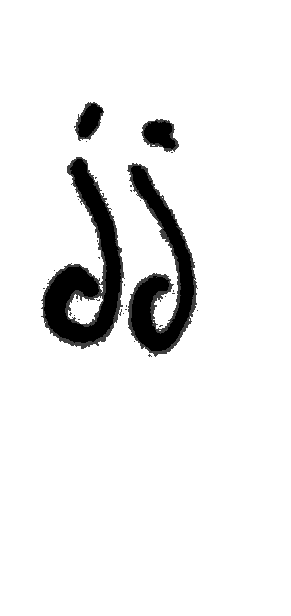
#> input picture datacentric_competition_v2/data/train/ii/ab38bd5e-ce5d-11eb-b317-38f9d35ea60f.png, 291 x 616 px
$ python train_batch_augmentation.py
#> lines starting #> are read from the running program, lines starting #| are printed output that depends on the picture; after the words box and inside, x2 and y2 are one past the last pixel; in counts of white or black regions, pixels touching at a corner belong together
from glob import glob
import os
import cv2
import numpy as np
import matplotlib.pyplot as plt
import tensorflow as tf
from random import shuffle


class BatchAugmentation:
    """ do batch augmentation on data-centric dataset """

    def __init__(self, parent_dir):
        self.parent_dir = parent_dir
        self.src_images, self.src_images_i, self.src_images_iv, self.src_images_vi, self.src_images_x = self._set_up()

    def _set_up(self):
        train_path = os.path.join(self.parent_dir, 'train')
        src_images = glob(os.path.join(train_path, '*', '*f.png'))
        src_images_i = glob(os.path.join(train_path, 'i', '*f.png'))
        src_images_iv = glob(os.path.join(train_path, 'iv', '*f.png'))
        src_images_vi = glob(os.path.join(train_path, 'vi', '*f.png'))
        src_images_x = glob(os.path.join(train_path, 'x', '*f.png'))
        return src_images, src_images_i, src_images_iv, src_images_vi, src_images_x

    def __call__(self, *args, **kwargs):
        shuffle(self.src_images)
        img_count = len(self.src_images)
        list(map(self.augment_invert, self.src_images[: int(4/5 * img_count)]))
#> in augment_invert, img_ is the input picture: shape (616, 291); min 0, max 255, mean 235.9
#> in augment_invert, `img_aug = 255 - img_`:
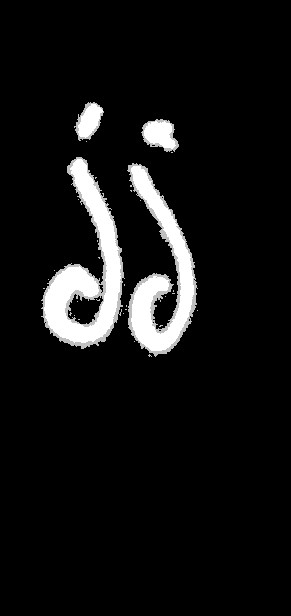
#> img_aug: shape (616, 291); min 0, max 255, mean 19.1
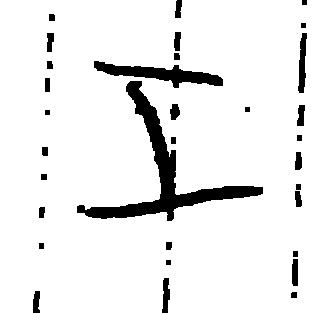
#> input picture datacentric_competition_v2/data/train/i/abc62d74-ce5d-11eb-b317-38f9d35ea60f.png, 330 x 313 px
#> in augment_invert (call 2), `img_ = cv2.imread(src_img, cv2.IMREAD_GRAYSCALE)`: img_: shape (313, 330); values 64 (black) and 255 (white), 92.4% white; 32 black regions, largest, box (x1, y1, x2, y2) and area: (77, 81, 263, 221) 4123, (94, 61, 223, 88) 1430, (298, 33, 307, 93) 352
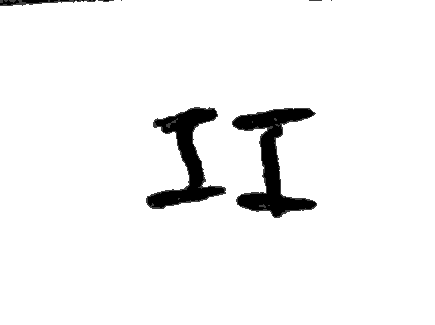
#> input picture datacentric_competition_v2/data/train/ii/ab304dcc-ce5d-11eb-b317-38f9d35ea60f.png, 435 x 325 px
#> in augment_invert, img_ is the input picture: shape (325, 435); min 0, max 255, mean 243.1
#> in augment_invert (call 3), `img_aug = 255 - img_`:
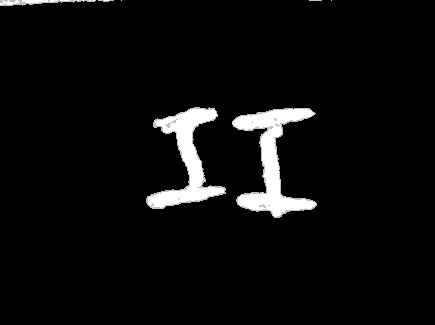
#> img_aug: shape (325, 435); min 0, max 255, mean 11.9
        list(map(self.augment_rotate, self.src_images[:]))
        list(map(self.augment_mor, self.src_images))

        shuffle(self.src_images_i)
        shuffle(self.src_images_iv)
        shuffle(self.src_images_vi)
        img_i_count = len(self.src_images_i)
        img_iv_count = len(self.src_images_iv)
        img_vi_count = len(self.src_images_vi)

        list(map(self.augment_i_enrich_ii, self.src_images_i[: int(img_i_count)]))
        list(map(self.augment_i_enrich_iii, self.src_images_i[: int(img_i_count)]))
        list(map(self.augment_iv_enrich_vi, self.src_images_iv))
        list(map(self.augment_vi_enrich_iv, self.src_images_vi))
        list(map(self.augment_x, self.src_images_x))
        # list(map(self.augment_edge, self.src_images[int(img_count * 2 / 3):])) # no good result
        pass

    @staticmethod
    def augment_rotate(src_img):
        print(f'prcessing -> {src_img}')
        aug_method = "rotation"
        img_ = cv2.imread(src_img, cv2.IMREAD_GRAYSCALE)
        rotate_degree = np.random.randint(5, 45)
        rotate_flag = np.random.randint(2)

        def rotate_image(image, angle):
            image_center = tuple(np.array(image.shape[1::-1]) / 2)
            rot_mat = cv2.getRotationMatrix2D(image_center, angle, 1.0)
            result = cv2.warpAffine(image, rot_mat, image.shape[1::-1], flags=cv2.INTER_LINEAR)
            return result

        img_aug = rotate_image(img_, rotate_degree if rotate_flag == 0 else 360 - rotate_degree)
        img_name = os.path.basename(src_img)
        tar_img_name = img_name.split('.')[0] + f"_{aug_method}.png"
        tar_img_path = os.path.join(os.path.dirname(src_img), tar_img_name)
        if not os.path.exists(tar_img_path):
            cv2.imwrite(tar_img_path, img_aug)

    @staticmethod
    def augment_invert(src_img):
        print(f'prcessing -> {src_img}')
        aug_method = "invert"
        img_ = cv2.imread(src_img, cv2.IMREAD_GRAYSCALE)
        # run the augmentation
        img_aug = 255 - img_
        # img_aug = BatchAugmentation.convert(img_aug)

        img_name = os.path.basename(src_img)
        tar_img_name = img_name.split('.')[0] + f"_{aug_method}.png"
        tar_img_path = os.path.join(os.path.dirname(src_img), tar_img_name)
        if not os.path.exists(tar_img_path):
            cv2.imwrite(tar_img_path, img_aug)

    @staticmethod
    def augment_mor(src_img):
        print(f'prcessing -> {src_img}')
        aug_method = "morphological"
        img_ = cv2.imread(src_img, cv2.IMREAD_GRAYSCALE)

        # run the augmentation
        img_aug = 255 - cv2.dilate(255 - img_, kernel=np.ones((3, 3), dtype=np.int8), iterations=3)
        # img_aug = BatchAugmentation.convert(img_aug)

        img_name = os.path.basename(src_img)
        tar_img_name = img_name.split('.')[0] + f"_{aug_method}.png"
        tar_img_path = os.path.join(os.path.dirname(src_img), tar_img_name)
        if not os.path.exists(tar_img_path):
            cv2.imwrite(tar_img_path, img_aug)

    @staticmethod
    def augment_i_enrich_ii(src_img_i):
        print(f'processing -> {src_img_i}')
        aug_method = "i_enrich_ii"
        img_one = cv2.imread(src_img_i, cv2.IMREAD_GRAYSCALE)
        img_aug = np.zeros(img_one.shape)
        img_one_rolled = np.roll(img_one, 30, axis=1)
        img_aug[img_one < img_one_rolled] = img_one[img_one < img_one_rolled]
        img_aug[img_one >= img_one_rolled] = img_one_rolled[img_one >= img_one_rolled]
        img_name = os.path.basename(src_img_i)
        tar_img_name = img_name.split('.')[0] + f"_{aug_method}.png"
        tar_img_path = os.path.join(os.path.join(os.path.dirname(os.path.dirname(src_img_i)), 'ii'), tar_img_name)
        if not os.path.exists(tar_img_path):
            cv2.imwrite(tar_img_path, img_aug)

    @staticmethod
    def augment_i_enrich_iii(src_img_i):
        print(f'processing -> {src_img_i}')
        aug_method = "i_enrich_iii"
        img_one = cv2.imread(src_img_i, cv2.IMREAD_GRAYSCALE)
        img_aug = np.zeros(img_one.shape)
        img_one_rolled = np.roll(img_one, 30, axis=1)
        img_aug[img_one < img_one_rolled] = img_one[img_one < img_one_rolled]
        img_aug[img_one >= img_one_rolled] = img_one_rolled[img_one >= img_one_rolled]

        img_one_rolled_v2 = np.roll(img_one, -30, axis=1)
        img_aug_v2 = np.zeros(img_one.shape)
        img_aug_v2[img_one_rolled_v2 < img_aug] = img_one_rolled_v2[img_one_rolled_v2 < img_aug]
        img_aug_v2[img_one_rolled_v2 >= img_aug] = img_aug[img_one_rolled_v2 >= img_aug]
        img_aug = img_aug_v2

        img_name = os.path.basename(src_img_i)
        tar_img_name = img_name.split('.')[0] + f"_{aug_method}.png"
        tar_img_path = os.path.join(os.path.join(os.path.dirname(os.path.dirname(src_img_i)), 'iii'), tar_img_name)
        if not os.path.exists(tar_img_path):
            cv2.imwrite(tar_img_path, img_aug)

    # [62 lines left out: functions augment_iv_enrich_vi, augment_vi_enrich_iv, augment_x, convert, augment_edge, not called in this run]


if __name__ == "__main__":
    batch_aug = BatchAugmentation(parent_dir="D:/datacentric_competition_v2/data")
    batch_aug()
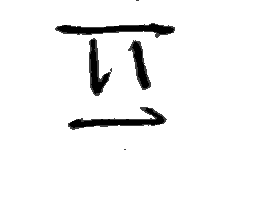
#> input picture datacentric_competition_v2/data/train/ii/ab836a8e-ce5d-11eb-b317-38f9d35ea60f.png, 279 x 201 px
#> in augment_rotate, img_ is the input picture: shape (201, 279); min 0, max 255, mean 242.9
#> in augment_mor (call 2), `img_aug = 255 - cv2.dilate(255 - img_, kernel=np.ones((3, 3), dtype=np..`: img_aug: shape (313, 330); values 64 (black) and 255 (white), 84.9% white; 24 black regions, largest, box (x1, y1, x2, y2) and area: (74, 29, 266, 224) 9469, (295, 20, 310, 96) 920, (288, 248, 301, 301) 620
#> in augment_i_enrich_ii, `img_one_rolled = np.roll(img_one, 30, axis=1)`: img_one_rolled: shape (313, 330); values 64 (black) and 255 (white), 92.4% white; 38 black regions (4 under 20 px), largest, box (x1, y1, x2, y2) and area: (107, 81, 293, 221) 4123, (124, 61, 253, 88) 1430, (0, 33, 7, 93) 314
#> in augment_i_enrich_ii, `img_aug[img_one < img_one_rolled] = img_one[img_one < img_one_rolled]`: img_aug: shape (313, 330) float64; values 0 (black) and 64 (white), 5.5% white; 37 white regions (2 under 20 px), largest, box (x1, y1, x2, y2) and area: (115, 81, 191, 210) 2225, (94, 61, 202, 88) 602, (298, 33, 307, 93) 352
#> in augment_i_enrich_ii, `img_aug[img_one >= img_one_rolled] = img_one_rolled[img_one >= img_one..`: img_aug: shape (313, 330) float64; values 64 (black) and 255 (white), 86.9% white; 66 black regions (4 under 20 px), largest, box (x1, y1, x2, y2) and area: (77, 61, 293, 221) 9007, (298, 33, 307, 93) 352, (0, 33, 7, 93) 314
#> in augment_i_enrich_iii, `img_one_rolled_v2 = np.roll(img_one, -30, axis=1)`: img_one_rolled_v2: shape (313, 330); values 64 (black) and 255 (white), 92.4% white; 32 black regions, largest, box (x1, y1, x2, y2) and area: (47, 81, 233, 221) 4123, (64, 61, 193, 88) 1430, (268, 33, 277, 93) 352
#> in augment_i_enrich_iii, `img_aug_v2[img_one_rolled_v2 < img_aug] = img_one_rolled_v2[img_one_ro..`:
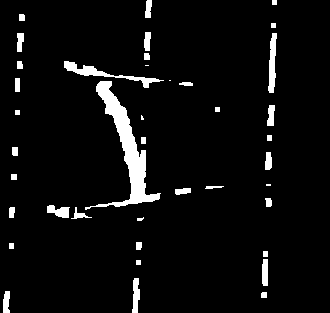
#> img_aug_v2: shape (313, 330) float64; values 0 (black) and 64 (white), 5.2% white; 40 white regions (5 under 20 px), largest, box (x1, y1, x2, y2) and area: (85, 81, 161, 210) 2212, (64, 61, 164, 88) 542, (268, 33, 277, 93) 352
#> in augment_i_enrich_iii, `img_aug_v2[img_one_rolled_v2 >= img_aug] = img_aug[img_one_rolled_v2 >..`:
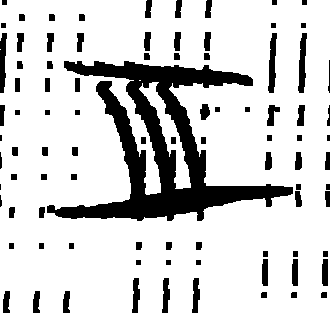
#> img_aug_v2: shape (313, 330) float64; values 64 (black) and 255 (white), 81.7% white; 90 black regions (4 under 20 px), largest, box (x1, y1, x2, y2) and area: (47, 61, 293, 221) 12415, (268, 33, 277, 93) 352, (298, 33, 307, 93) 352
